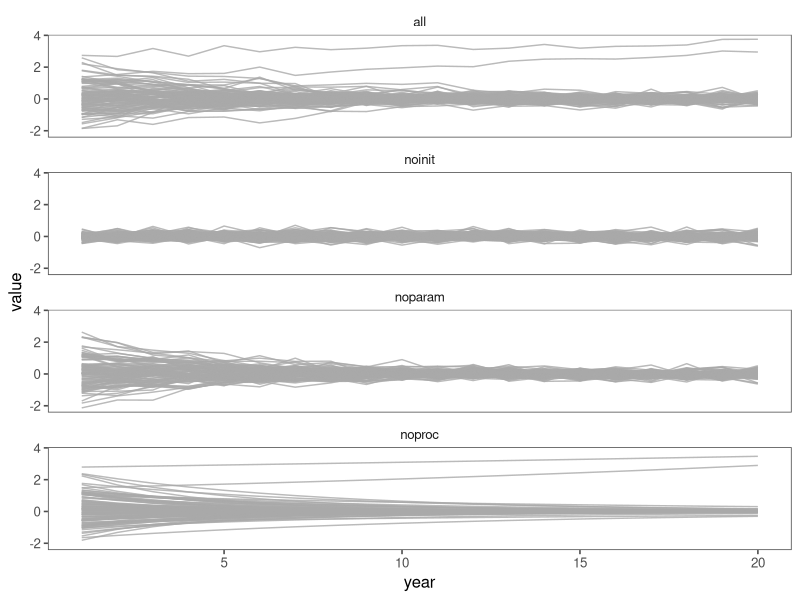

R code for this plot:
################################################################################
##  generate_forecast_fxns.R: Script to generate a forecast time series. 
##  The simulated data can then be used to test the forecast partitioning
##  approach. The forecast generation process includes error from 
##  initial conditions uncertainty, parameter error, driver uncertainty, and 
##  process error.
##
##  Author: Andrew Tredennick
##  Date created: March 13, 2018
################################################################################

##  Clear the workspace
rm(list = ls(all.names = TRUE))


####
####  LOAD LIBRARIES -----------------------------------------------------------
####
library(tidyverse)
library(dplyr)
library(ggthemes)



####
####  DEFINE SIMULATOR FUNCTION ------------------------------------------------
####
generate_forecast <- function(z_bar, 
                              z_sigma, 
                              a_bar,
                              a_sigma,
                              theta_bar = NULL, 
                              theta_sigma = NULL, 
                              x_bar = NULL, 
                              x_sigma = NULL, 
                              proc_sigma, 
                              n_times, 
                              n_iters,
                              seed = NULL){
  if(is.null(seed) == FALSE){
    set.seed(seed)
  }
  
  if(is.null(x_bar) == FALSE){
    if(is.matrix(x_bar) == FALSE){
      stop("x_bar must be a matrix even if only providing one covariate.
           Coerce to a single column matrix, with the number of rows equal
           to the number of time steps to be forecast.")
    }
    
    if((ncol(x_bar)-1) != length(theta_bar)){
      stop("The number of covariates [ncol(x_bar)] and the number of
           coefficients [length(theta_bar)] do not match.")
    }
  }
 
  
  # Generate vector of initial conditions
  Z <- rnorm(n_iters, z_bar, z_sigma)
  
  # Generate vector of autoregressive terms
  A <- rnorm(n_iters, a_bar, a_sigma)
  
  # Generate array of time-varying covariates
  if(is.null(x_bar) == FALSE){
    X <- array(NA, dim = c((ncol(x_bar)+1), n_iters, n_times))
    X[1,,] <- 1 # make first rows 1 for the intercept
    for(dot in 1:n_times){
      for(dox in 1:ncol(x_bar)){
        X[dox+1,,dot] <- rnorm(n_iters, x_bar[dot,dox], x_sigma[dot,dox])
      }
    }
  }
  
  
  # Generate matrix of time-invariant parameters
  if(is.null(theta_bar) == FALSE){
    Theta <- matrix(NA, length(theta_bar), n_iters)
    for(dotheta in 1:length(theta_bar)){
      Theta[, dotheta] <- rnorm(n_iters, theta_bar[dotheta], theta_sigma[dotheta])
    }
  }
  
  # Generate matrix of forecasts
  forecasts <- matrix(NA, n_times, n_iters)
  
  if(is.null(theta_bar)){
    for(iiter in 1:n_times){
      Z <- A*Z
      forecasts[iiter, ] <- rnorm(n_iters, Z, proc_sigma) 
    }
  }else{
    for(iiter in 1:n_times){
      mu <- A*Z[iiter] + X[iiter, ]*Theta
      forecasts[iiter, ] <- rnorm(n_iters, mu, proc_sigma) 
    }
  }
  
  return(forecasts)
}



####
####  GENERATE FORECASTS -------------------------------------------------------
####
z_bar <- 0
z_sigma <- 1.2
a_bar <- 0.8
a_sigma <- 0.1
proc_sigma <- 0.2
n_times <- 20
n_iters <- 100

outcasts_all <- generate_forecast(z_bar,
                                  z_sigma, 
                                  a_bar,
                                  a_sigma,
                                  theta_bar = NULL, 
                                  theta_sigma = NULL, 
                                  x_bar = NULL, 
                                  x_sigma = NULL, 
                                  proc_sigma, 
                                  n_times, 
                                  n_iters,
                                  seed = 112)

outcasts_noproc <- generate_forecast(z_bar,
                                  z_sigma, 
                                  a_bar,
                                  a_sigma,
                                  theta_bar = NULL, 
                                  theta_sigma = NULL, 
                                  x_bar = NULL, 
                                  x_sigma = NULL, 
                                  proc_sigma = 0, 
                                  n_times, 
                                  n_iters,
                                  seed = 112)

outcasts_noparam <- generate_forecast(z_bar,
                                  z_sigma, 
                                  a_bar,
                                  a_sigma = 0,
                                  theta_bar = NULL, 
                                  theta_sigma = NULL, 
                                  x_bar = NULL, 
                                  x_sigma = NULL, 
                                  proc_sigma, 
                                  n_times, 
                                  n_iters,
                                  seed = 112)

outcasts_noinit <- generate_forecast(z_bar,
                                      z_sigma = 0, 
                                      a_bar,
                                      a_sigma,
                                      theta_bar = NULL, 
                                      theta_sigma = NULL, 
                                      x_bar = NULL, 
                                      x_sigma = NULL, 
                                      proc_sigma, 
                                      n_times, 
                                      n_iters,
                                      seed = 112)

outcasts_combined <- as.data.frame(outcasts_all) %>%
  mutate(year = 1:20) %>%
  gather(key,value,-year) %>%
  mutate(simulation = "all") %>%
  rbind(as.data.frame(outcasts_noproc) %>%
          mutate(year = 1:20) %>%
          gather(key,value,-year) %>%
          mutate(simulation = "noproc")) %>%
  rbind(as.data.frame(outcasts_noinit) %>%
          mutate(year = 1:20) %>%
          gather(key,value,-year) %>%
          mutate(simulation = "noinit")) %>%
  rbind(as.data.frame(outcasts_noparam) %>%
          mutate(year = 1:20) %>%
          gather(key,value,-year) %>%
          mutate(simulation = "noparam"))

ggplot(outcasts_combined, aes(x = year, y = value, group = key))+
  geom_line(color = "darkgrey", alpha = 0.8)+
  facet_wrap(~simulation, ncol = 1)+
  theme_few()

  
